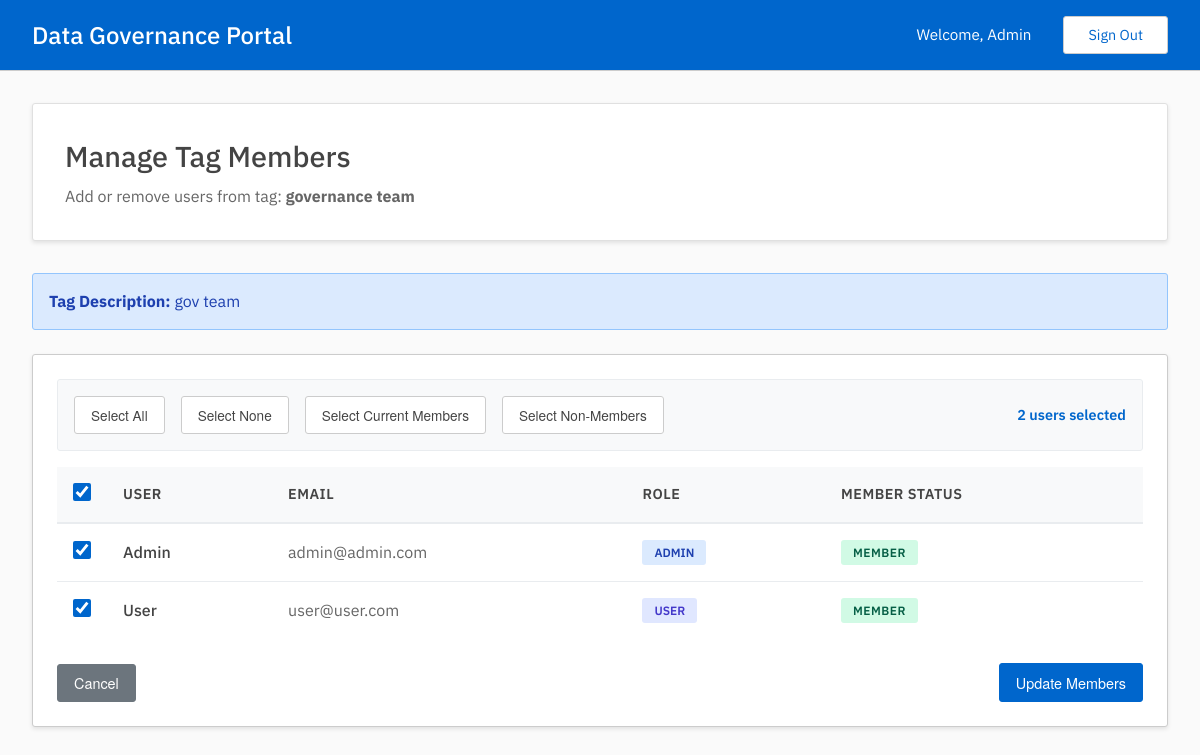
Screenshot of /admin/manage_tags/e51398ee-60e3-4f7a-9718-1a747dc01bff/members (signed in) with the database file from the repository.
### tables this page shows
CREATE TABLE users(
        uuid TEXT UNIQUE NOT NULL PRIMARY KEY,
        email TEXT UNIQUE NOT NULL,
        password_hash TEXT NOT NULL,
        name TEXT NOT NULL,
        is_admin INTEGER NOT NULL DEFAULT 0
        );

CREATE TABLE tags(
        uuid TEXT UNIQUE NOT NULL PRIMARY KEY,
        name TEXT NOT NULL UNIQUE,
        description TEXT,
        members TEXT
        );

### admin.py (the view, shortened to what this page needs)
@admin.route('/manage_tags/<tag_uuid>/members', methods=['GET', 'POST'])
@admin_required
def manage_tag_members(tag_uuid):
    tag_result = read_get_tag(uuid=tag_uuid)
    if tag_result['status'] != '200':
        flash('Tag not found.', 'error')
        return redirect(url_for('admin.manage_tags'))
    tag_info = tag_result['data']
    all_users_result = read_get_users()
    if all_users_result['status'] != '200':
        flash('Could not retrieve users.', 'error')
        return redirect(url_for('admin.manage_tags'))
    current_members = set(tag_info['members'].split(',')) if tag_info['members'] else set()
    users = []
    for user in all_users_result['data']:
        user_dict = dict(user)
        user_dict['is_member'] = user['uuid'] in current_members
        users.append(user_dict)
    return render_template('admin/manage_tags/manage_members.html',
                         tag_info=tag_info,
                         users=users)

### auth.py (called while the page is built)
def admin_required(f):
    @wraps(f)
    def wrap(*args, **kwargs):
        if session['user']['is_admin']:
            return f(*args, **kwargs)
        else:
            print("403: User is not an admin.")
            return redirect(url_for('user.dashboard'))
    return wrap

### db.py (called while the page is built, shortened)
def get_conn_curs():
    conn = sqlite3.connect(DATABASE)
    conn.row_factory = sqlite3.Row
    curs = conn.cursor()
    curs.execute("PRAGMA foreign_keys = ON")
    return conn, curs

def commit_close(conn, curs):
    conn.commit()
    curs.close()
    conn.close()

def get_users():
    conn, curs = get_conn_curs()
    curs.execute("SELECT * FROM users")
    users = curs.fetchall()
    commit_close(conn, curs)
    return {
        "status": "200",
        "message": "Users found successfully",
        "data": users
        }

def get_tag(uuid=None, name=None):
    conn, curs = get_conn_curs()
    if uuid:
        curs.execute("SELECT * FROM tags WHERE uuid = ?", (uuid,))
    elif name:
        curs.execute("SELECT * FROM tags WHERE name = ?", (name,))
    tag = curs.fetchone()
    commit_close(conn, curs)
    if not tag:
        return {
            "status": "404",
            "message": "Tag not found",
            "data": None
        }
    return {
        "status": "200",
        "message": "Tag found successfully",
        "data": dict(tag)
    }

### templates/admin/manage_tags/manage_members.html (shortened to what this page needs)
{% extends "base.html" %}
{% block content %}
<div class="dashboard-header">
    <h2>Manage Tag Members</h2>
    <p>Add or remove users from tag: <strong>{{ tag_info['name'] }}</strong></p>
</div>
<div class="info-message mb-3">
    <strong>Tag Description:</strong> {{ tag_info['description'] or 'No description provided' }}
</div>
<form method="POST" id="manageMembersForm">
    <div class="table-container">
        <div class="bulk-actions">
            <button type="button" class="bulk-select-btn" onclick="selectAll()">Select All</button>
            <button type="button" class="bulk-select-btn" onclick="selectNone()">Select None</button>
            <button type="button" class="bulk-select-btn" onclick="selectCurrent()">Select Current Members</button>
            <button type="button" class="bulk-select-btn" onclick="selectNonMembers()">Select Non-Members</button>
            <span class="selected-count" id="selectedCount">0 users selected</span>
        </div>
        <table class="data-table">
            <thead>
                <tr>
                    <th class="checkbox-cell">
                        <input type="checkbox" id="selectAllCheckbox" class="custom-checkbox"
                               onchange="toggleAll(this)">
                    </th>
                    <th>User</th>
                    <th>Email</th>
                    <th>Role</th>
                    <th>Member Status</th>
                </tr>
            </thead>
            <tbody>
                {% for user in users %}
                <tr>
                    <td class="checkbox-cell">
                        <input type="checkbox"
                               name="users"
                               value="{{ user['uuid'] }}"
                               class="custom-checkbox user-checkbox"
                               data-member="{{ 'true' if user['is_member'] else 'false' }}"
                               {% if user['is_member'] %}checked{% endif %}
                               onchange="updateSelectedCount()">
                    </td>
                    <td>
                        <div style="font-weight: 500;">{{ user['name'] }}</div>
                    </td>
                    <td style="color: #666;">{{ user['email'] }}</td>
                    <td>
                        <span class="role-badge {{ 'role-admin' if user['is_admin'] else 'role-user' }}">
                            {{ 'Admin' if user['is_admin'] else 'User' }}
                        </span>
                    </td>
                    <td>
                        {% if user['is_member'] %}
                            <span class="status-badge status-completed">Member</span>
                        {% else %}
                            <span class="status-badge" style="background: #f3f4f6; color: #6b7280;">Not Member</span>
                        {% endif %}
                    </td>
                </tr>
                {% endfor %}
            </tbody>
        </table>
        <div class="action-buttons mt-3" style="display: flex; justify-content: space-between;">
            <a href="{{ url_for('admin.manage_tags') }}" class="btn btn-secondary">Cancel</a>
            <button type="submit" class="btn btn-action">
                Update Members
            </button>
        </div>
    </div>
</form>
{% endblock %}

### templates/base.html (shortened to what this page needs)
<!DOCTYPE html>
<html lang="en">
<head>
    <link rel="stylesheet" href="{{ url_for('static', filename='styles.css') }}">
</head>
<body>
    {% if session.get('user') %}
    <header class="header">
        <div class="header-content">
            <div class="header-left">
                <h1>Data Governance Portal</h1>
            </div>
            <div class="header-right">
                <span class="welcome-text">Welcome, {{ session['user']['name'] }}</span>
                <a href="{{ url_for('login') }}" class="sign-out-btn">Sign Out</a>
            </div>
        </div>
    </header>
    {% endif %}
    <main class="main-content">
        {% block content %}{% endblock %}
    </main>
</body>
</html>

### static/styles.css (style rules this page uses)
* { margin: 0; padding: 0; box-sizing: border-box; }
body { font-family: 'IBM Plex Sans'; color: #444; line-height: 1.42; min-height: 100vh; display: flex; flex-direction: column; background-color: #fafafa; }
.header { background-color: #06c; color: white; padding: 1rem 0; box-shadow: rgba(0,0,0,0.2) 0 2px 8px; border-bottom: 1px solid #ccc; }
.header-content { max-width: 1200px; margin: 0 auto; color: white; padding: 0 2rem; display: flex; justify-content: space-between; align-items: center; }
.header-left { display: flex; align-items: center; gap: 0.5rem; }
.header h1 { font-size: 1.5rem; font-weight: 500; color: white; }
.header-right { display: flex; align-items: center; gap: 2rem; }
.welcome-text { font-size: 0.95rem; color: white; }
.sign-out-btn { background-color: transparent; color: #06c; border: 1px solid #ccc; padding: 0.5rem 1.5rem; border-radius: 3px; text-decoration: none; transition: all 0.3s ease; font-size: 0.9rem; background-color: white; }
.main-content { flex: 1; max-width: 1200px; width: 100%; margin: 0 auto; background-color: #fafafa; padding: 2rem; }
.dashboard-header { background-color: white; padding: 2rem; border-radius: 3px; margin-bottom: 2rem; box-shadow: rgba(0,0,0,0.1) 0 2px 4px; border: 1px solid #e0e0e0; }
.dashboard-header h2 { color: #444; font-size: 1.8rem; margin-bottom: 0.5rem; font-weight: 500; }
.dashboard-header p { color: #666; font-size: 1rem; }
.table-container { background-color: white; border-radius: 3px; padding: 1.5rem; box-shadow: rgba(0,0,0,0.1) 0 2px 4px; border: 1px solid #ccc; overflow-x: auto; }
.data-table { width: 100%; border-collapse: collapse; }
.data-table th { background-color: #f8f9fa; color: #444; font-weight: 600; text-align: left; padding: 1rem; border-bottom: 2px solid #e9ecef; font-size: 0.9rem; text-transform: uppercase; letter-spacing: 0.5px; }
.data-table td { padding: 1rem; border-bottom: 1px solid #e9ecef; color: #444; }
.data-table tr:last-child td { border-bottom: none; }
.btn { padding: 0.5rem 1rem; border-radius: 3px; text-decoration: none; font-size: 0.9rem; cursor: pointer; transition: all 0.3s ease; border: 1px solid transparent; display: inline-block; text-align: center; font-family: 'Helvetica Neue', 'Helvetica', 'Arial', sans-serif; }
.btn-action { background-color: #06c; color: white; border-color: #06c; }
.btn-secondary { background-color: #6c757d; color: white; border-color: #6c757d; }
.bulk-actions { display: flex; gap: 1rem; align-items: center; margin-bottom: 1rem; padding: 1rem; background: #f8f9fa; border-radius: 3px; border: 1px solid #e9ecef; }
.bulk-select-btn { padding: 0.5rem 1rem; border: 1px solid #ccc; background: white; border-radius: 3px; cursor: pointer; font-size: 0.85rem; color: #444; transition: all 0.2s ease; font-family: 'Helvetica Neue', 'Helvetica', 'Arial', sans-serif; }
.selected-count { color: #06c; font-weight: 600; font-size: 0.9rem; margin-left: auto; }
.checkbox-cell { width: 40px; text-align: center; }
.custom-checkbox { width: 18px; height: 18px; cursor: pointer; accent-color: #06c; }
.status-badge { display: inline-block; padding: 0.25rem 0.75rem; border-radius: 3px; font-size: 0.75rem; font-weight: 600; text-transform: uppercase; letter-spacing: 0.5px; }
.status-completed { background: #d1fae5; color: #065f46; }
.role-badge { display: inline-block; padding: 0.25rem 0.75rem; border-radius: 3px; font-size: 0.75rem; font-weight: 600; text-transform: uppercase; }
.role-admin { background: #dbeafe; color: #1e40af; }
.role-user { background: #e0e7ff; color: #4338ca; }
.action-buttons { display: flex; gap: 0.5rem; align-items: center; }
.info-message { background: #dbeafe; color: #1e40af; padding: 1rem; border-radius: 3px; margin-bottom: 1.5rem; border: 1px solid #93c5fd; }
.mt-3 { margin-top: 1.5rem; }
.mb-3 { margin-bottom: 1.5rem; }

### rows the page displays
users: user.name "Admin", name "Admin", email "admin@admin.com", is_admin "ADMIN"
tags: name "governance team", description "gov team"
users: name "User", email "user@user.com", is_admin "USER"
